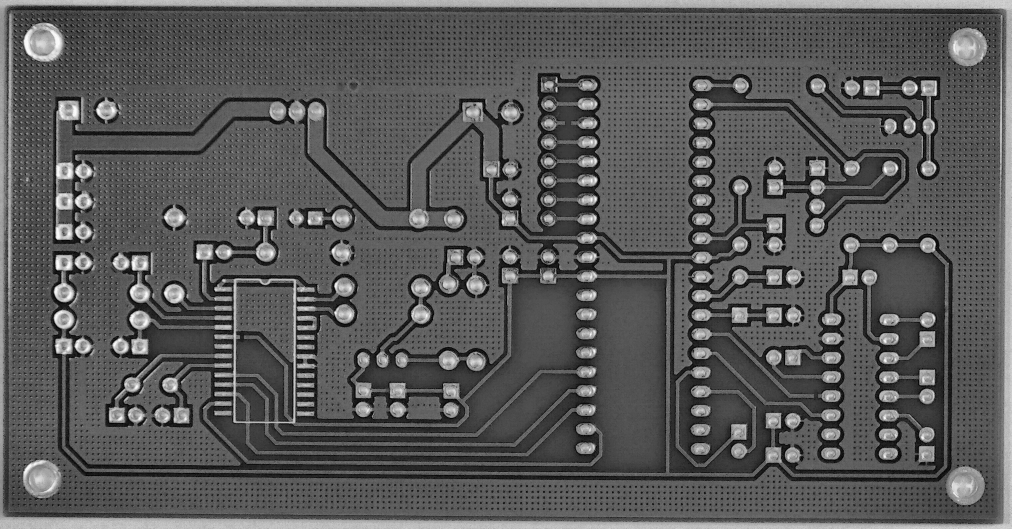
#> input picture data/dataset_limszeping_set1/images/train/01_open_circuit_19.jpg, 3034 x 1586 px (shown at 1/3 size); its folder holds only this picture in this run
$ jupyter execute --allow-errors prepare_limszeping.ipynb   (older library calls are emulated)
#> lines starting #> are read from the running program, lines starting #| are printed output that depends on the picture
[cell 1]
from pathlib import Path

import cv2
import numpy as np
import matplotlib.pyplot as plt

print("Libraries imported successfully.")

[cell 2]
#Dataset Paths

PROJECT_ROOT = Path.cwd().parent.parent

DATASET_DIR = PROJECT_ROOT / "data"

PCB_USED_DIR = DATASET_DIR / "raw" / "PCB_USED"

IMAGES_DIR = DATASET_DIR / "raw" / "Images"

ANNOTATIONS_DIR = DATASET_DIR / "raw" / "Annotations"


print("Project Root:")
print(PROJECT_ROOT)

print("\nPCB_USED:")
print(PCB_USED_DIR)

print("\nImages:")
print(IMAGES_DIR)

print("\nAnnotations:")
print(ANNOTATIONS_DIR)

[cell 3]
# Train / Validation / Test Split
# PCB IDs used for each split

TRAIN_PCB_IDS = [
    "01",
    "05",
    "06",
    "07",
    "08",
    "09",
    "11"
]

VAL_PCB_IDS = [
    "12"
]

TEST_PCB_IDS = [
    "04",
    "10"
]


print("TRAIN PCB IDs:")
print(TRAIN_PCB_IDS)

print("\nVALIDATION PCB IDs:")
print(VAL_PCB_IDS)

print("\nTEST PCB IDs:")
print(TEST_PCB_IDS)

[cell 4]
# ==========================================
# Check PCB references
# ==========================================

print("\nChecking PCB_USED references...")

for pcb_id in TRAIN_PCB_IDS:

    print(
        "Train:",
        pcb_id,
        "→",
        (PCB_USED_DIR / f"{pcb_id}.JPG").exists()
    )


for pcb_id in VAL_PCB_IDS:

    print(
        "Validation:",
        pcb_id,
        "→",
        (PCB_USED_DIR / f"{pcb_id}.JPG").exists()
    )


for pcb_id in TEST_PCB_IDS:

    print(
        "Test:",
        pcb_id,
        "→",
        (PCB_USED_DIR / f"{pcb_id}.JPG").exists()
    )

[cell 5]
# ==========================================
# Cell 4: Create YOLO Dataset Structures
# ==========================================

DATASET_BASE_DIR = (
    PROJECT_ROOT
    / "data"
    / "clean"
)


# ==========================================
# Parameter Set Directories
# ==========================================

SET1_DIR = (
    DATASET_BASE_DIR
    / "dataset_limszeping_set1"
)

SET2_DIR = (
    DATASET_BASE_DIR
    / "dataset_limszeping_set2"
)

SET3_DIR = (
    DATASET_BASE_DIR
    / "dataset_limszeping_set3"
)


# ==========================================
# Function: Create YOLO Dataset Structure
# ==========================================

def create_yolo_structure(dataset_dir):

    # --------------------------------------
    # Image folders
    # --------------------------------------

    train_images = (
        dataset_dir
        / "images"
        / "train"
    )

    val_images = (
        dataset_dir
        / "images"
        / "val"
    )

    test_images = (
        dataset_dir
        / "images"
        / "test"
    )


    # --------------------------------------
    # Label folders
    # --------------------------------------

    train_labels = (
        dataset_dir
        / "labels"
        / "train"
    )

    val_labels = (
        dataset_dir
        / "labels"
        / "val"
    )

    test_labels = (
        dataset_dir
        / "labels"
        / "test"
    )


    # --------------------------------------
    # Create folders
    # --------------------------------------

    train_images.mkdir(
        parents=True,
        exist_ok=True
    )

    val_images.mkdir(
        parents=True,
        exist_ok=True
    )

    test_images.mkdir(
        parents=True,
        exist_ok=True
    )

    train_labels.mkdir(
        parents=True,
        exist_ok=True
    )

    val_labels.mkdir(
        parents=True,
        exist_ok=True
    )

    test_labels.mkdir(
        parents=True,
        exist_ok=True
    )


# ==========================================
# Create all 3 dataset structures
# ==========================================

create_yolo_structure(
    SET1_DIR
)

create_yolo_structure(
    SET2_DIR
)

create_yolo_structure(
    SET3_DIR
)


# ==========================================
# Display Result
# ==========================================

print("YOLO dataset structures created.")
print()

print("Set 1:")
print(SET1_DIR)

print()

print("Set 2:")
print(SET2_DIR)

print()

print("Set 3:")
print(SET3_DIR)

[cell 6]
# ==========================================
# Cell 5: Define YOLO Defect Classes
# ==========================================

defect_classes = [
    "Missing_hole",
    "Mouse_bite",
    "Open_circuit",
    "Short",
    "Spur",
    "Spurious_copper"
]


# ==========================================
# Assign YOLO Class IDs
# ==========================================

class_ids = {
    "Missing_hole": 0,
    "Mouse_bite": 1,
    "Open_circuit": 2,
    "Short": 3,
    "Spur": 4,
    "Spurious_copper": 5
}


# ==========================================
# Display Classes
# ==========================================

print("YOLO Classes:")

for class_name, class_id in class_ids.items():

    print(
        class_id,
        "->",
        class_name
    )

[cell 7]
# ==========================================
# Cell 6: Parameter Configurations
# CLAHE + Gamma + Laplacian Sharpening
# ==========================================


# ==========================================
# Experiment 1
# ==========================================

PARAMETER_SET_1 = {

    "clahe_clip_limit": 1.5,

    "gamma": 1.0,

    "laplacian_weight": -0.5

}


# ==========================================
# Experiment 2
# ==========================================

PARAMETER_SET_2 = {

    "clahe_clip_limit": 2.0,

    "gamma": 1.2,

    "laplacian_weight": -0.7

}


# ==========================================
# Experiment 3
# ==========================================

PARAMETER_SET_3 = {

    "clahe_clip_limit": 3.0,

    "gamma": 1.4,

    "laplacian_weight": -1.0

}


# ==========================================
# Display Parameter Configurations
# ==========================================

print("==========================================")
print("Parameter Configurations")
print("==========================================")


print("\nExperiment 1:")
print(
    "CLAHE Clip Limit:",
    PARAMETER_SET_1["clahe_clip_limit"]
)
print(
    "Gamma:",
    PARAMETER_SET_1["gamma"]
)
print(
    "Laplacian Weight:",
    PARAMETER_SET_1["laplacian_weight"]
)


print("\nExperiment 2:")
print(
    "CLAHE Clip Limit:",
    PARAMETER_SET_2["clahe_clip_limit"]
)
print(
    "Gamma:",
    PARAMETER_SET_2["gamma"]
)
print(
    "Laplacian Weight:",
    PARAMETER_SET_2["laplacian_weight"]
)


print("\nExperiment 3:")
print(
    "CLAHE Clip Limit:",
    PARAMETER_SET_3["clahe_clip_limit"]
)
print(
    "Gamma:",
    PARAMETER_SET_3["gamma"]
)
print(
    "Laplacian Weight:",
    PARAMETER_SET_3["laplacian_weight"]
)


print("\n==========================================")
print("Pipeline:")
print("CLAHE -> Gamma Correction -> Laplacian Sharpening")
print("==========================================")

[cell 8]
# ==========================================
# Cell 7: Enhancement Function
# ==========================================

# [73 lines left out: function enhance_pcb, not called in this run]


print("Enhancement function is ready.")

print(
    "Pipeline:"
)

print(
    "CLAHE -> Gamma Correction -> Laplacian Sharpening"
)

[cell 9]
# ==========================================
# Cell 8: Load Sample Images for Testing
# ==========================================

# ==========================================
# Define Dataset Paths
# ==========================================

IMAGES_DIR = (
    PROJECT_ROOT
    / "data"
    / "raw"
    / "images"
)

PCB_USED_DIR = (
    PROJECT_ROOT
    / "data"
    / "raw"
    / "PCB_USED"
)


# ==========================================
# Function: Get Image Files
# ==========================================

def get_image_files(folder):

    image_files = []

    for file in folder.iterdir():

        if file.suffix.lower() in [
            ".jpg",
            ".jpeg",
            ".png"
        ]:

            image_files.append(file)

    return sorted(image_files)


# ==========================================
# Function: Find Matching Normal PCB
# ==========================================

# [15 lines left out: function find_normal_pcb, not called in this run]


# ==========================================
# Select Defect Class
# ==========================================

sample_defect_class = "Missing_hole"


# ==========================================
# Get Defect Folder
# ==========================================

defect_folder = (
    IMAGES_DIR
    / sample_defect_class
)


# ==========================================
# Get Image Files
# ==========================================

#> (the rest of this cell did not finish here and is left out)

[cell 10]
# ==========================================
# Cell 9: Compare 3 Parameter Configurations
# ==========================================

# ==========================================
# 1. Define Dataset Paths
# ==========================================

IMAGES_DIR = (
    PROJECT_ROOT
    / "data"
    / "raw"
    / "images"
)

PCB_USED_DIR = (
    PROJECT_ROOT
    / "data"
    / "raw"
    / "PCB_USED"
)


# ==========================================
# 2. Select Sample Defect
# ==========================================

sample_defect_class = "Missing_hole"


# ==========================================
# 3. Get Image Files
# ==========================================

defect_folder = (
    IMAGES_DIR
    / sample_defect_class
)


#> (the rest of this cell did not finish here and is left out)

[cell 11]
# ==========================================
# Cell 10: Process All Images
# Apply 3 Parameter Configurations
# ==========================================

import cv2
import numpy as np
from pathlib import Path
from tqdm import tqdm


# ==========================================
# 1. Define Source Dataset
# ==========================================

SOURCE_IMAGES_DIR = (
    PROJECT_ROOT
    / "data"
    / "raw"
    / "images"
)


# ==========================================
# 2. Define Dataset Split
# ==========================================

SPLIT_PCB_IDS = {

    "train": [
        "01",
        "05",
        "06",
        "07",
        "08",
        "09",
        "11"
    ],

    "val": [
        "12"
    ],

    "test": [
        "04",
        "10"
    ]
}


# ==========================================
# 3. Define Parameter Configurations
# ==========================================

PARAMETER_SETS = {

    "set1": {
        "clahe_clip_limit": 2.0,
        "gamma": 1.2,
        "laplacian_weight": -0.7
    },

    "set2": {
        "clahe_clip_limit": 3.0,
        "gamma": 1.5,
        "laplacian_weight": -1.0
    },

    "set3": {
        "clahe_clip_limit": 4.0,
        "gamma": 0.8,
        "laplacian_weight": -0.5
    }
}


# ==========================================
# 4. Enhancement Function
# ==========================================

def enhance_pcb(
    image,
    clahe_clip_limit,
    gamma,
    laplacian_weight
):

    # --------------------------------------
    # Convert to grayscale
    # --------------------------------------

    gray = cv2.cvtColor(
        image,
        cv2.COLOR_BGR2GRAY
    )


    # --------------------------------------
    # CLAHE
    # --------------------------------------

    clahe = cv2.createCLAHE(
        clipLimit=clahe_clip_limit,
        tileGridSize=(8, 8)
    )

    clahe_image = clahe.apply(gray)


    # --------------------------------------
    # Gamma Correction
    # --------------------------------------

    gamma_table = np.array(
        [
            (
                (i / 255.0)
                ** (1.0 / gamma)
            ) * 255

            for i in range(256)
        ]
    ).astype(np.uint8)


    gamma_image = cv2.LUT(
        clahe_image,
        gamma_table
    )


    # --------------------------------------
    # Laplacian Sharpening
    # --------------------------------------

    laplacian = cv2.Laplacian(
        gamma_image,
        cv2.CV_64F
    )

    laplacian_abs = cv2.convertScaleAbs(
        laplacian
    )

    sharpened = cv2.addWeighted(
        gamma_image,
        1.0,
        laplacian_abs,
        laplacian_weight,
        0
    )


    return sharpened


# ==========================================
# 5. Get All Image Files
# ==========================================

all_image_files = []

for defect_class in sorted(
    SOURCE_IMAGES_DIR.iterdir()
):

    if not defect_class.is_dir():
        continue

    for image_file in sorted(
        defect_class.iterdir()
    ):

        if image_file.suffix.lower() in [
            ".jpg",
            ".jpeg",
            ".png"
        ]:

            all_image_files.append(
                (defect_class.name, image_file)
            )


print("Total images found:", len(all_image_files))


# ==========================================
# 6. Determine Dataset Split
# ==========================================

def get_split(image_file):

    # Example:
    # 01_missing_hole_01.jpg
    # PCB ID = 01

    pcb_id = image_file.stem[:2]

    for split_name, pcb_ids in SPLIT_PCB_IDS.items():

        if pcb_id in pcb_ids:
            return split_name

    return None


# ==========================================
# 7. Process All Images
# ==========================================

processed_count = {

    "set1": 0,
    "set2": 0,
    "set3": 0
}


for defect_class, image_file in tqdm(
    all_image_files,
    desc="Processing images"
):

    split = get_split(image_file)


    if split is None:

        print(
            "Warning: PCB ID not assigned:",
            image_file.name
        )

        continue


    # --------------------------------------
    # Load image
    # --------------------------------------

    image = cv2.imread(
        str(image_file)
    )
#> image is the input picture: shape (1586, 3034, 3); min 0, max 255, mean 88.8


    if image is None:

        print(
            "Cannot read:",
            image_file
        )

        continue


    # --------------------------------------
    # Apply all 3 parameter sets
    # --------------------------------------

    for set_name, params in PARAMETER_SETS.items():

        # Enhance image

        enhanced = enhance_pcb(
            image,
            params["clahe_clip_limit"],
            params["gamma"],
            params["laplacian_weight"]
        )


        # ----------------------------------
        # Output directory
        # ----------------------------------

        output_dir = (
            PROJECT_ROOT
            / "data"
            / "clean"
            / f"dataset_limszeping_{set_name}"
            / "images"
            / split
            / defect_class
        )


        output_dir.mkdir(
            parents=True,
            exist_ok=True
        )


        # ----------------------------------
        # Save enhanced image
        # ----------------------------------

        output_path = (
            output_dir
            / image_file.name
        )


        cv2.imwrite(
            str(output_path),
            enhanced
        )


        processed_count[set_name] += 1
#> this loop made 3 passes
#> pass 1, in enhance_pcb, `clahe_image = clahe.apply(gray)`:
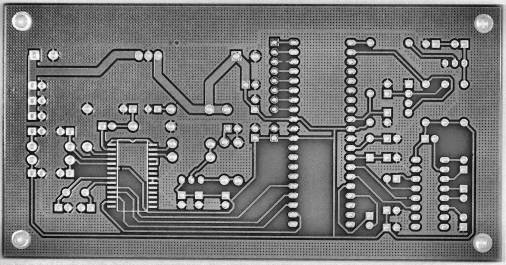
#> clahe_image: shape (1586, 3034) (shown at 1/6 size); min 1, max 255, mean 119.4
#> pass 1, in enhance_pcb, `laplacian = cv2.Laplacian( gamma_image, cv2.CV_64F )`:
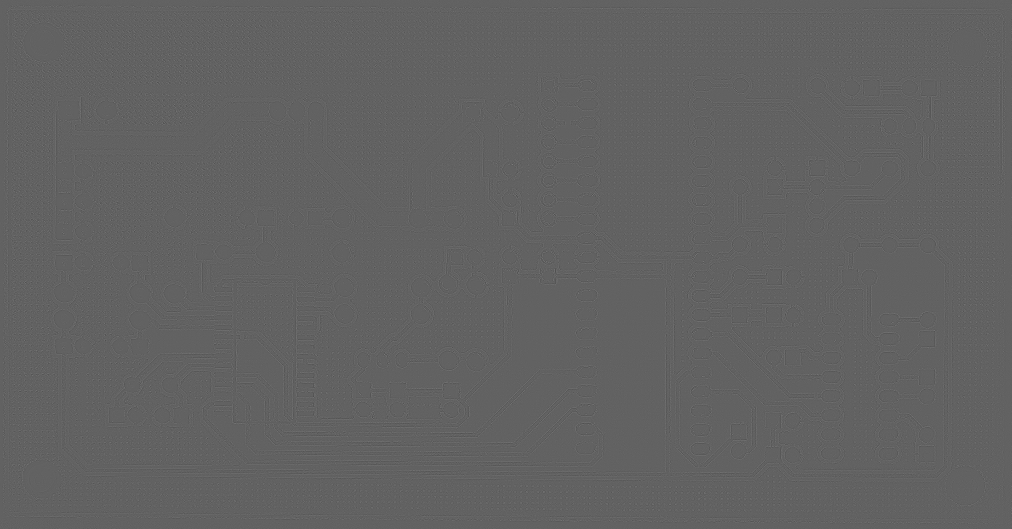
#> laplacian: shape (1586, 3034) float64 (shown at 1/3 size); min -504, max 800, mean 0; drawn with min black and max white
#> after the loop, processed_count = {'set1': 1, 'set2': 1, 'set3': 1}


# ==========================================
# 8. Display Results
# ==========================================

print("\n==========================================")
print("PROCESSING COMPLETED")
print("==========================================")

for set_name, count in processed_count.items():

    print(
        f"{set_name}: {count} images"
    )
#> this loop made 3 passes
#> set_name on passes 1 to 3: 'set1', 'set2', 'set3'
#> (printed output is left out)
#> (the rest of the program and of its run is left out)
